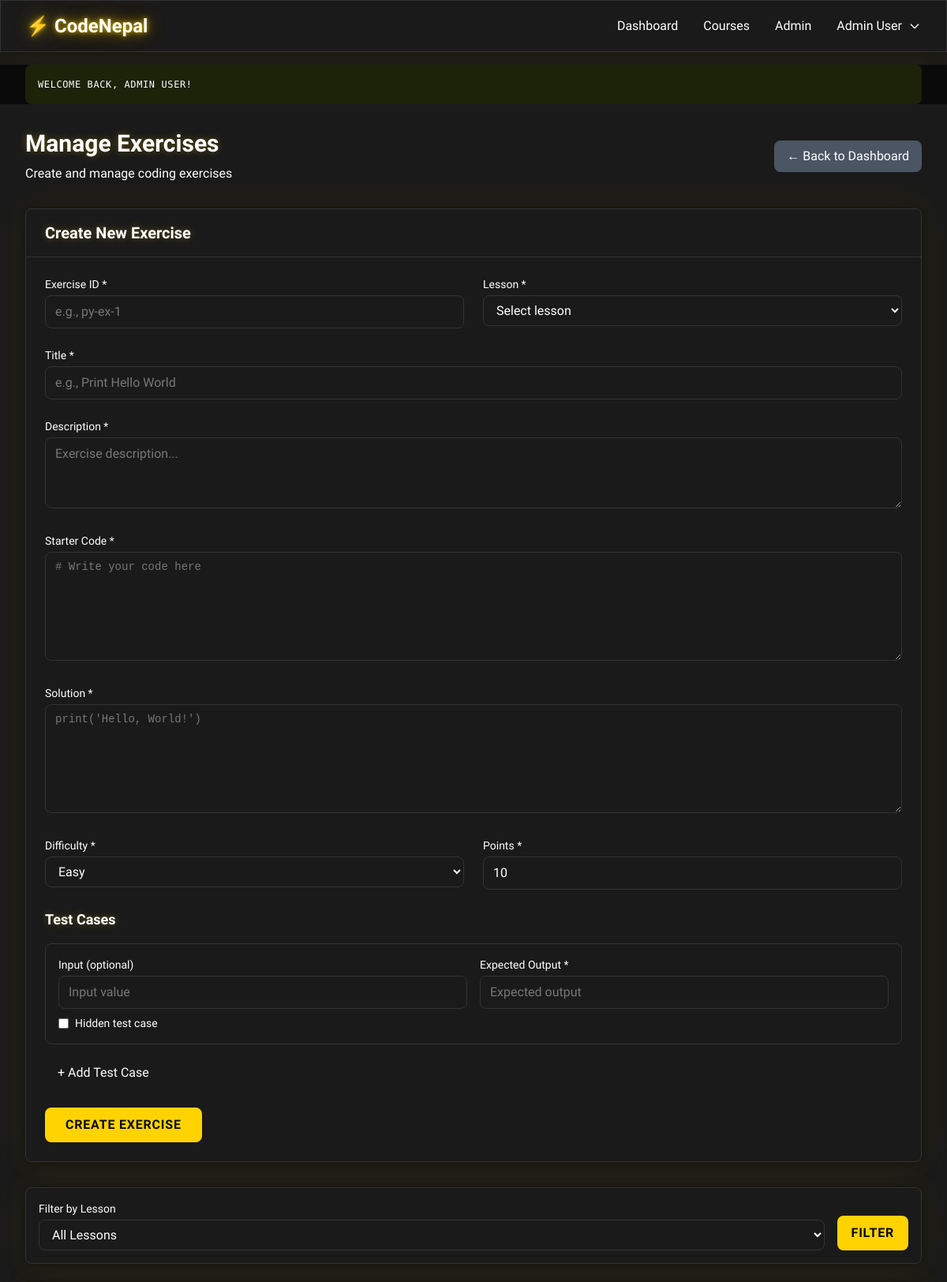
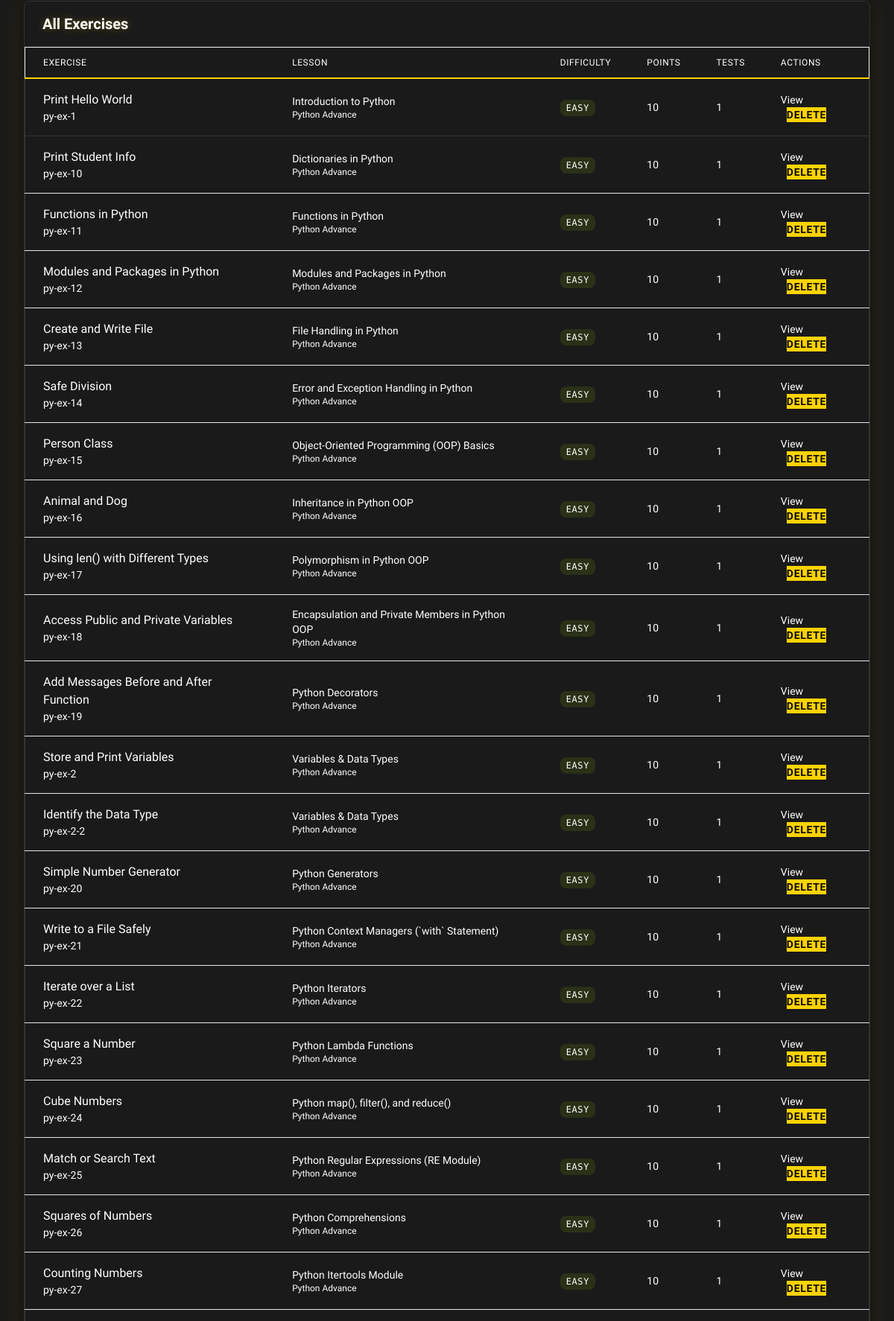
Page /admin/exercises.php (signed in, upper part) on the committed database (2 pictures, top to bottom).
### tables this page shows
CREATE TABLE `exercises` (
  `id` varchar(50) NOT NULL,
  `lesson_id` varchar(50) NOT NULL,
  `title` varchar(255) NOT NULL,
  `description` text NOT NULL,
  `starter_code` text NOT NULL,
  `solution` text NOT NULL,
  `difficulty` enum('easy','medium','hard') DEFAULT 'easy',
  `exercise_type` enum('standard','ai-validated') DEFAULT 'standard',
  `points` int(11) DEFAULT 10,
  `created_at` timestamp NOT NULL DEFAULT current_timestamp(),
  `updated_at` timestamp NOT NULL DEFAULT current_timestamp() ON UPDATE current_timestamp()
);

CREATE TABLE `lessons` (
  `id` varchar(50) NOT NULL,
  `course_id` varchar(50) NOT NULL,
  `title` varchar(255) NOT NULL,
  `content` text NOT NULL,
  `order_index` int(11) NOT NULL,
  `is_locked` tinyint(1) DEFAULT 1,
  `created_at` timestamp NOT NULL DEFAULT current_timestamp(),
  `updated_at` timestamp NOT NULL DEFAULT current_timestamp() ON UPDATE current_timestamp()
);

CREATE TABLE `courses` (
  `id` varchar(50) NOT NULL,
  `title` varchar(255) NOT NULL,
  `description` text DEFAULT NULL,
  `language` enum('python','javascript','cpp') NOT NULL,
  `category` enum('beginner','intermediate','advanced') NOT NULL,
  `duration` varchar(50) DEFAULT NULL,
  `thumbnail_url` varchar(500) DEFAULT NULL,
  `is_published` tinyint(1) DEFAULT 0,
  `is_free` tinyint(1) DEFAULT 1,
  `created_at` timestamp NOT NULL DEFAULT current_timestamp(),
  `updated_at` timestamp NOT NULL DEFAULT current_timestamp() ON UPDATE current_timestamp()
);

### admin/exercises.php (the view, shortened to what the rows shown need)
<?php
require_once __DIR__ . '/../includes/header.php';
$conn = getDBConnection();
$sql = "SELECT l.id, l.title, c.title as course_title
        FROM lessons l
        JOIN courses c ON l.course_id = c.id
        ORDER BY c.title, l.order_index";
$result = executeQuery($conn, $sql);
$filterLesson = get('lesson', '');
$sql = "SELECT e.*, l.title as lesson_title, c.title as course_title,
        (SELECT COUNT(*) FROM test_cases WHERE exercise_id = e.id) as test_count
        FROM exercises e
        JOIN lessons l ON e.lesson_id = l.id
        JOIN courses c ON l.course_id = c.id";
if ($filterLesson) {
    $sql .= " WHERE e.lesson_id = ?";
    $result = executeQuery($conn, $sql, [$filterLesson], "s");
} else {
    $result = executeQuery($conn, $sql);
}
$exercises = fetchAll($result);
$viewExercise = null;
$viewTestCases = [];
?>
<div class="max-w-7xl mx-auto px-4 sm:px-6 lg:px-8 py-8">
    <div class="flex items-center justify-between mb-8">
        <div>
            <h1 class="text-3xl font-bold text-gray-900">Manage Exercises</h1>
        </div>
    </div>
    <?php if ($viewExercise): ?>
    <div class="bg-white rounded-lg shadow mb-8">
        <div class="px-6 py-4 border-b border-gray-200 flex items-center justify-between">
            <h2 class="text-xl font-semibold text-gray-900">Exercise Details</h2>
            <a href="/admin/exercises" class="text-blue-600 hover:text-blue-800">← Back to List</a>
        </div>
        <div class="p-6">
            <div class="grid grid-cols-2 gap-4 mb-6">
                <div>
                    <p class="text-sm text-gray-600">ID</p>
                    <p class="font-medium"><?php echo htmlspecialchars($viewExercise['id']); ?></p>
                </div>
                <div>
                    <p class="text-sm text-gray-600">Title</p>
                    <p class="font-medium"><?php echo htmlspecialchars($viewExercise['title']); ?></p>
                </div>
                <div>
                    <p class="text-sm text-gray-600">Difficulty</p>
                    <p class="font-medium"><?php echo ucfirst($viewExercise['difficulty']); ?></p>
                </div>
                <div>
                    <p class="text-sm text-gray-600">Points</p>
                    <p class="font-medium"><?php echo $viewExercise['points']; ?></p>
                </div>
            </div>
            <div class="mb-6">
                <p class="text-sm text-gray-600 mb-2">Description</p>
                <p class="text-gray-900"><?php echo nl2br(htmlspecialchars($viewExercise['description'])); ?></p>
            </div>
            <div class="mb-6">
                <p class="text-sm text-gray-600 mb-2">Starter Code</p>
                <pre class="bg-gray-100 p-4 rounded text-sm overflow-x-auto"><code><?php echo htmlspecialchars($viewExercise['starter_code']); ?></code></pre>
            </div>
            <div class="mb-6">
                <p class="text-sm text-gray-600 mb-2">Solution</p>
                <pre class="bg-gray-100 p-4 rounded text-sm overflow-x-auto"><code><?php echo htmlspecialchars($viewExercise['solution']); ?></code></pre>
            </div>
            <div>
                <p class="text-sm text-gray-600 mb-2">Test Cases (<?php echo count($viewTestCases); ?>)</p>
                <?php if (empty($viewTestCases)): ?>
                    <p class="text-gray-500">No test cases</p>
                <?php else: ?>
                    <div class="space-y-2">
                        <?php foreach ($viewTestCases as $tc): ?>
                        <div class="bg-gray-50 p-3 rounded">
                            <?php if ($tc['input']): ?>
                            <p class="text-sm"><span class="font-medium">Input:</span> <code><?php echo htmlspecialchars($tc['input']); ?></code></p>
                            <?php endif; ?>
                            <p class="text-sm"><span class="font-medium">Expected:</span> <code><?php echo htmlspecialchars($tc['expected_output']); ?></code></p>
                            <?php if ($tc['is_hidden']): ?>
                            <span class="text-xs bg-yellow-100 text-yellow-700 px-2 py-1 rounded">Hidden</span>
                            <?php endif; ?>
                        </div>
                        <?php endforeach; ?>
                    </div>
                <?php endif; ?>
            </div>
        </div>
    </div>
    <?php else: ?>
    <div class="bg-white rounded-lg shadow mb-8">
        <div class="px-6 py-4 border-b border-gray-200">
            <h2 class="text-xl font-semibold text-gray-900">Create New Exercise</h2>
        </div>
    </div>
    <?php endif; ?>
    <div class="bg-white rounded-lg shadow">
        <div class="px-6 py-4 border-b border-gray-200">
            <h2 class="text-xl font-semibold text-gray-900">All Exercises</h2>
        </div>
        <div class="overflow-x-auto">
            <table class="min-w-full divide-y divide-gray-200">
                <thead class="bg-gray-50">
                    <tr>
                        <th class="px-6 py-3 text-left text-xs font-medium text-gray-500 uppercase tracking-wider">Exercise</th>
                        <th class="px-6 py-3 text-left text-xs font-medium text-gray-500 uppercase tracking-wider">Lesson</th>
                        <th class="px-6 py-3 text-left text-xs font-medium text-gray-500 uppercase tracking-wider">Difficulty</th>
                        <th class="px-6 py-3 text-left text-xs font-medium text-gray-500 uppercase tracking-wider">Points</th>
                        <th class="px-6 py-3 text-left text-xs font-medium text-gray-500 uppercase tracking-wider">Tests</th>
                        <th class="px-6 py-3 text-left text-xs font-medium text-gray-500 uppercase tracking-wider">Actions</th>
                    </tr>
                </thead>
                <tbody class="bg-white divide-y divide-gray-200">
                    <?php if (empty($exercises)): ?>
                    <tr>
                        <td colspan="6" class="px-6 py-4 text-center text-gray-500">No exercises yet</td>
                    </tr>
                    <?php else: ?>
                        <?php foreach ($exercises as $exercise): ?>
                        <tr>
                            <td class="px-6 py-4">
                                <div class="font-medium text-gray-900"><?php echo htmlspecialchars($exercise['title']); ?></div>
                                <div class="text-sm text-gray-500"><?php echo htmlspecialchars($exercise['id']); ?></div>
                            </td>
                            <td class="px-6 py-4">
                                <div class="text-sm text-gray-900"><?php echo htmlspecialchars($exercise['lesson_title']); ?></div>
                                <div class="text-xs text-gray-500"><?php echo htmlspecialchars($exercise['course_title']); ?></div>
                            </td>
                            <td class="px-6 py-4">
                                <span class="px-2 py-1 text-xs rounded <?php
                                    echo $exercise['difficulty'] === 'easy' ? 'bg-green-100 text-green-700' :
                                        ($exercise['difficulty'] === 'medium' ? 'bg-yellow-100 text-yellow-700' : 'bg-red-100 text-red-700');
                                ?>">
                                    <?php echo ucfirst($exercise['difficulty']); ?>
                                </span>
                            </td>
                            <td class="px-6 py-4 text-sm text-gray-900"><?php echo $exercise['points']; ?></td>
                            <td class="px-6 py-4 text-sm text-gray-900"><?php echo $exercise['test_count']; ?></td>
                            <td class="px-6 py-4 text-sm space-x-2">
                                <a href="?view=<?php echo urlencode($exercise['id']); ?>" class="text-blue-600 hover:text-blue-800">View</a>
                                <form method="POST" action="" class="inline" onsubmit="return confirm('Delete this exercise?');">
                                    <button type="submit" class="text-red-600 hover:text-red-800">Delete</button>
                                </form>
                            </td>
                        </tr>
                        <?php endforeach; ?>
                    <?php endif; ?>
                </tbody>
            </table>
        </div>
    </div>
</div>
<?php require_once __DIR__ . '/../includes/footer.php'; ?>

### rows in the picture
exercises: title "Print Hello World", id "py-ex-1", lesson.title "Introduction to Python", courses.title "Python Advance", difficulty "EASY", points "10", test_count "1"
exercises: title "Print Student Info", id "py-ex-10", lesson.title "Dictionaries in Python", courses.title "Python Advance", difficulty "EASY", points "10", test_count "1"
exercises: title "Functions in Python", id "py-ex-11", lesson.title "Functions in Python", courses.title "Python Advance", difficulty "EASY", points "10", test_count "1"
exercises: title "Modules and Packages in Python", id "py-ex-12", lesson.title "Modules and Packages in Python", courses.title "Python Advance", difficulty "EASY", points "10", test_count "1"
exercises: title "Create and Write File", id "py-ex-13", lesson.title "File Handling in Python", courses.title "Python Advance", difficulty "EASY", points "10", test_count "1"
exercises: title "Safe Division", id "py-ex-14", lesson.title "Error and Exception Handling in Python", courses.title "Python Advance", difficulty "EASY", points "10", test_count "1"
exercises: title "Person Class", id "py-ex-15", lesson.title "Object-Oriented Programming (OOP) Basics", courses.title "Python Advance", difficulty "EASY", points "10", test_count "1"
exercises: title "Animal and Dog", id "py-ex-16", lesson.title "Inheritance in Python OOP", courses.title "Python Advance", difficulty "EASY", points "10", test_count "1"
exercises: title "Using len() with Different Types", id "py-ex-17", lesson.title "Polymorphism in Python OOP", courses.title "Python Advance", difficulty "EASY", points "10", test_count "1"
exercises: title "Access Public and Private Variables", id "py-ex-18", lesson.title "Encapsulation and Private Members in Python OOP", courses.title "Python Advance", difficulty "EASY", points "10", test_count "1"
exercises: title "Add Messages Before and After Function", id "py-ex-19", lesson.title "Python Decorators", courses.title "Python Advance", difficulty "EASY", points "10", test_count "1"
exercises: title "Store and Print Variables", id "py-ex-2", lesson.title "Variables & Data Types", courses.title "Python Advance", difficulty "EASY", points "10", test_count "1"
exercises: title "Identify the Data Type", id "py-ex-2-2", lesson.title "Variables & Data Types", courses.title "Python Advance", difficulty "EASY", points "10", test_count "1"
exercises: title "Simple Number Generator", id "py-ex-20", lesson.title "Python Generators", courses.title "Python Advance", difficulty "EASY", points "10", test_count "1"
exercises: title "Write to a File Safely", id "py-ex-21", lesson.title "Python Context Managers (`with` Statement)", courses.title "Python Advance", difficulty "EASY", points "10", test_count "1"
exercises: title "Iterate over a List", id "py-ex-22", lesson.title "Python Iterators", courses.title "Python Advance", difficulty "EASY", points "10", test_count "1"
exercises: title "Square a Number", id "py-ex-23", lesson.title "Python Lambda Functions", courses.title "Python Advance", difficulty "EASY", points "10", test_count "1"
exercises: title "Cube Numbers", id "py-ex-24", lesson.title "Python map(), filter(), and reduce()", courses.title "Python Advance", difficulty "EASY", points "10", test_count "1"
exercises: title "Match or Search Text", id "py-ex-25", lesson.title "Python Regular Expressions (RE Module)", courses.title "Python Advance", difficulty "EASY", points "10", test_count "1"
exercises: title "Squares of Numbers", id "py-ex-26", lesson.title "Python Comprehensions", courses.title "Python Advance", difficulty "EASY", points "10", test_count "1"
exercises: title "Counting Numbers", id "py-ex-27", lesson.title "Python Itertools Module", courses.title "Python Advance", difficulty "EASY", points "10", test_count "1"

### other values in the picture
$currentUser['name'] "Admin User"
$flashMessage['message'] "WELCOME BACK, ADMIN USER!"
